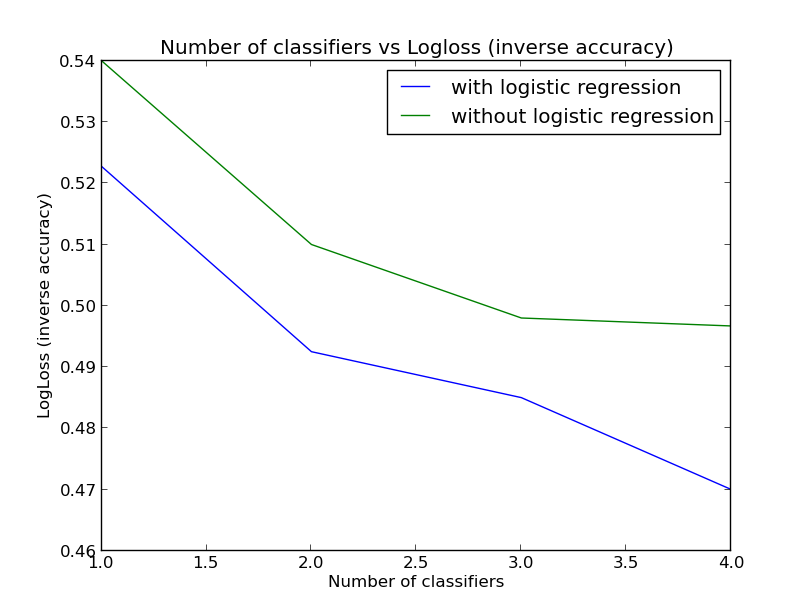

The Python source for this figure:
import math
import matplotlib.pyplot as plt
labels=[]
y=[0.52275,0.4925,0.485,0.47]
x=[1,2,3,4]
plt.plot(x, y)
labels.append('with logistic regression')
plt.xlabel("Number of classifiers")
plt.ylabel("LogLoss (inverse accuracy)")
plt.title("Number of classifiers vs Logloss (inverse accuracy)")

y=[0.54,0.51,0.498,0.4967]
x=[1,2,3,4]
labels.append('without logistic regression')
plt.plot(x,y)
plt.legend(labels)
plt.show()
